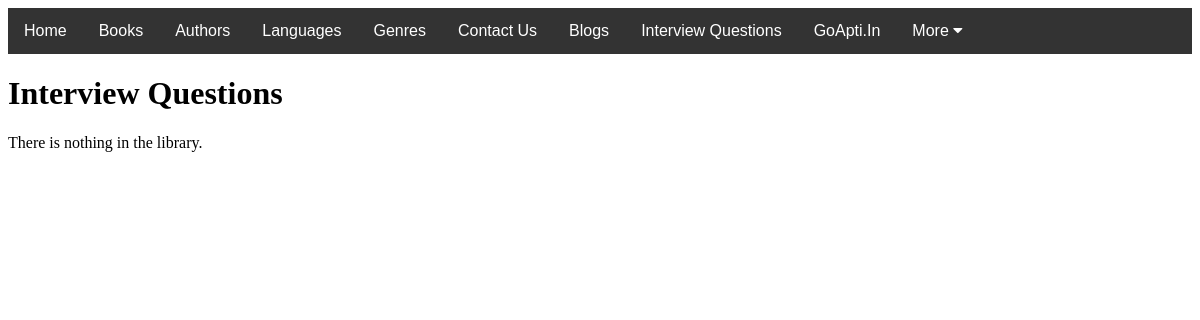
The app's page /catalog/interview/, older data.
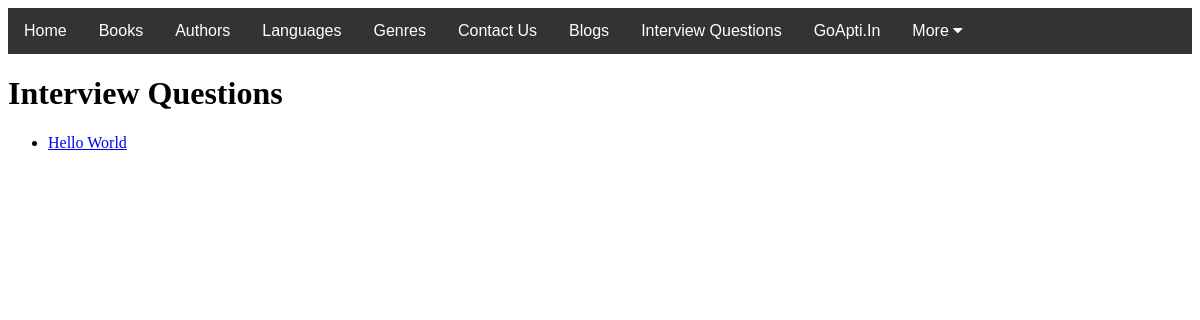
The same page, newer data.
### catalog/models.py (models this page shows)
class Interview(models.Model):
    title = models.CharField(max_length=300, unique=True)
    slug = models.SlugField(max_length=300, unique=True)
    author = models.ForeignKey(User, on_delete=models.CASCADE)
    updated_on = models.DateTimeField(auto_now=True)
    content = models.TextField()
    image = models.ImageField(default="yes")
    created_on = models.DateTimeField(auto_now_add=True)
    status = models.IntegerField(choices=STATUS, default=0)
    class Meta:
        ordering = ['-created_on']
    def __str__(self):
        return self.title
    def get_absolute_url(self):
        return reverse('interview', )

### catalog/views.py (the view)
# urls.py: path('interview/', views.InterviewListView.as_view(), name='interview'),
class InterviewListView(generic.ListView):
    model = Interview
    template_name = 'interview_list.html'

### catalog/templates/catalog/interview_list.html
{% extends "base_generic.html" %}
{% block content %}
  <h1>Interview Questions</h1>
  {% if interview_list %}
  <ul>
    {% for interview in interview_list %}
      <li>
        <a href="{{ interview.get_absolute_url }}">{{ interview }}</a>
      </li>
    {% endfor %}
  </ul>
  {% else %}
    <p>There is nothing in the library.</p>
  {% endif %}
{% endblock %}

Row changes from the older to the newer data that the page shows:
added Interview: title "Hello World"
Text that changed along with them:
text no longer shown: "There is nothing in the library."
